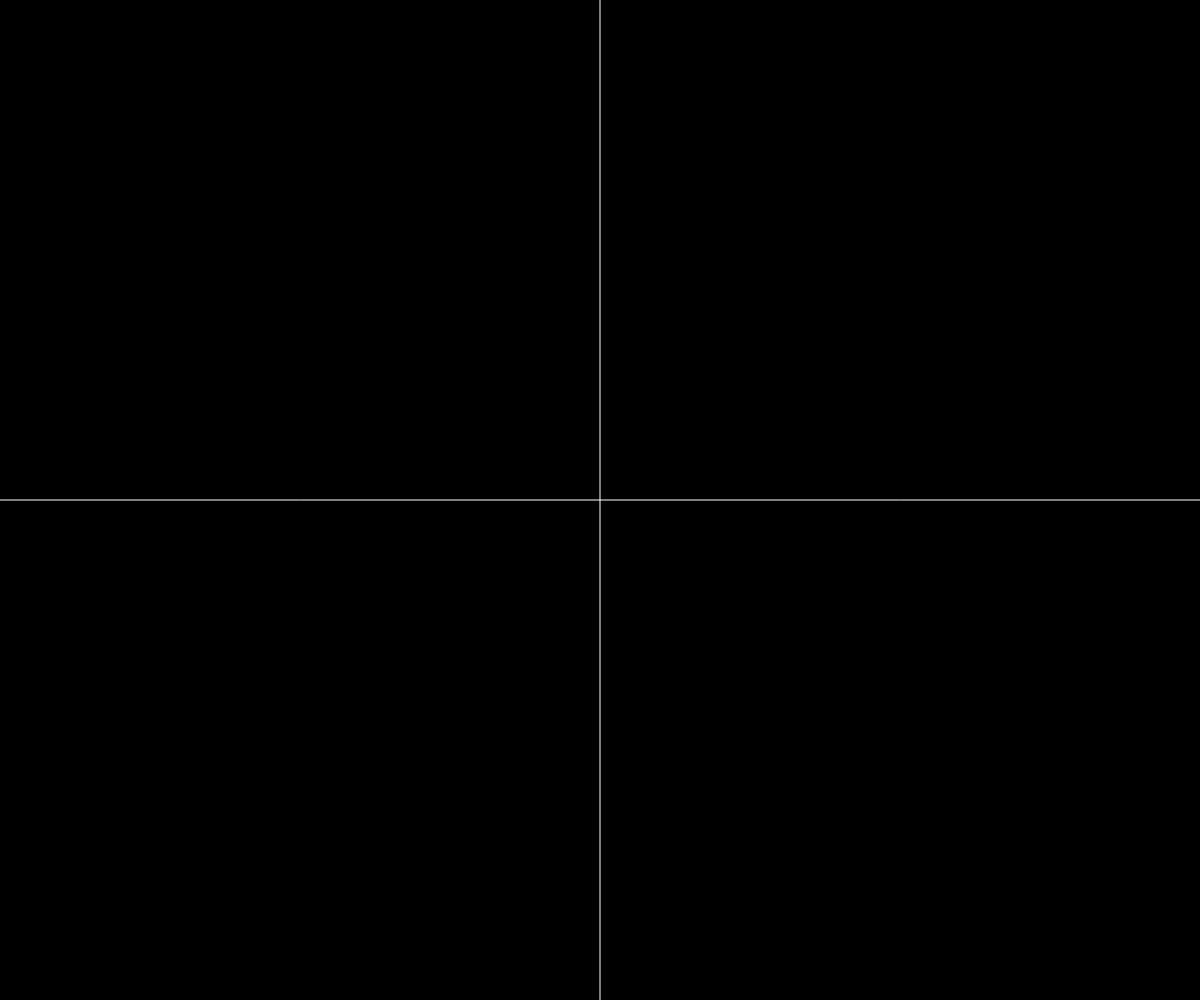
Frame 1 (no input)
Frame 60 (no input): identical to frame 1, image omitted
Frame 120 (the mouse pressed at the canvas centre since frame 60): identical to frame 1, image omitted

The p5.js sketch that drew this single still picture (run headless with seeded random() and noise() and a simulated clock; from frame 60 on, the mouse is pressed at the canvas centre):

// p5.js sketch
// ── sketch.js
let cPlane;
function setup(){
    createCanvas(window.innerWidth, window.innerHeight);
    cPlane = new CoordinatePlane(width/2, height/2);
}

function draw() {
    background(255);
    cPlane.show();
}
// ── constants.js
//https://coolors.co/040f0f-225560-e7e247-aa1155-2ba84a-1c3738-2d3a3a-fcfffc
//https://coolors.co/040f0f-225560-044389-e7e247-aa1155-2ba84a-1c3738-2d3a3a-f15025

//#region plane
PLANE_BG = "#040F0F";
PLANE_LINE = "#1C3738";
PLANE_WEIGHT = 5;
PLANE_STYLE = 1; // 0: line, 1: Dashed 2: Both
PLANE_DASH_GAP = 25;
//#endregion

//#region DOT
DOT_LENGTH = 500;
DOT_ONE = "#E7E247";
DOT_TWO = "#044389";
DOT_ZERO = "#EAEAEA";
DOT_R = 10;
//#endregion

//#region PERCEPTRON
PERCEPTRON_W_LEN = 3;
PERCEPTRON_LEARING_RATE = 0.00001;
// ── coordinatePlane.js
class CoordinatePlane{
    constructor(oX, oY){
        this.origin = {x: oX, y: oY};
    }
    
    show() {
        background(0)
        stroke(255);
        line(0, this.origin.y, width, this.origin.y); 
        line(this.origin.x, 0, this.origin.x, height);   
    }
}
// ── dot.js
class Dot{
    constructor(x, y){
        this.pos = {x: x, y: y};
        this.label = x > y ? 1 : -1;
        dots.push(this);
    }
    
    show() {
        push();
            noStroke();
            if (this.label == 1){
                fill(DOT_ONE);
            }else{
                fill(DOT_TWO);
            }
            ellipse(this.pos.x, this.pos.y, DOT_R, DOT_R);
        pop();
    }
}
// ── perceptron.js
class Perceptron {
    constructor() {
        this.weights = [];
        for (let i = 0; i < PERCEPTRON_W_LEN; i++) {
            this.weights.push(random(-1,1));
        }
    }

    fire(inputs){
        let sum = 0;
        for (let i = 0; i < this.weights.length; i++) {
            sum += inputs[i] * this.weights[i];
        }
        return sum >= 0 ? 1 : -1;           //sign function
    }
}
// ── separator.js
class Separator {
    constructor(func, size, color) {
        this.first = {x: min.x, y: func(min.x)};
        this.second = {x: max.x, y: func(max.x)};
        this.color = color;
        this.size = size;
        separators.push(this);
    }

    show(){
        push();
            strokeWeight(this.size)
            stroke(this.color);
            line(this.first.x, this.first.y, this.second.x, this.second.y);
        pop();
    }
}
